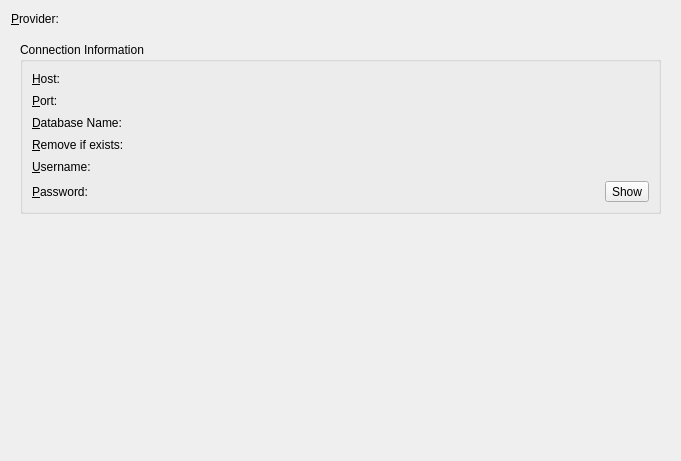
<?xml version="1.0" encoding="UTF-8"?>
<ui version="4.0">
 <class>WizardPageCreateDatabaseConfirm</class>
 <widget class="QWizardPage" name="WizardPageCreateDatabaseConfirm">
  <property name="geometry">
   <rect>
    <x>0</x>
    <y>0</y>
    <width>681</width>
    <height>461</height>
   </rect>
  </property>
  <property name="windowTitle">
   <string>WizardPage</string>
  </property>
  <property name="title">
   <string>Confirm Configuration</string>
  </property>
  <property name="subTitle">
   <string>Please check configuration. You may go back and change database configuration.</string>
  </property>
  <layout class="QVBoxLayout" name="verticalLayout_2">
   <item>
    <layout class="QFormLayout" name="formLayout_2">
     <item row="0" column="0">
      <widget class="QLabel" name="labelProvider">
       <property name="text">
        <string>&amp;Provider:</string>
       </property>
       <property name="buddy">
        <cstring>lineEditProvider</cstring>
       </property>
      </widget>
     </item>
     <item row="0" column="1">
      <widget class="QLineEdit" name="lineEditProvider">
       <property name="styleSheet">
        <string notr="true">background: transparent</string>
       </property>
       <property name="text">
        <string/>
       </property>
       <property name="frame">
        <bool>false</bool>
       </property>
       <property name="readOnly">
        <bool>true</bool>
       </property>
      </widget>
     </item>
    </layout>
   </item>
   <item>
    <widget class="QStackedWidget" name="stackedWidget">
     <property name="currentIndex">
      <number>0</number>
     </property>
     <widget class="QWidget" name="pageServer">
      <layout class="QVBoxLayout" name="verticalLayout">
       <item>
        <widget class="QGroupBox" name="groupBox">
         <property name="title">
          <string>Connection Information</string>
         </property>
         <layout class="QFormLayout" name="formLayout">
          <item row="0" column="0">
           <widget class="QLabel" name="labelHost">
            <property name="text">
             <string>&amp;Host:</string>
            </property>
            <property name="buddy">
             <cstring>lineEditHost</cstring>
            </property>
           </widget>
          </item>
          <item row="0" column="1">
           <widget class="QLineEdit" name="lineEditHost">
            <property name="styleSheet">
             <string notr="true">background: transparent</string>
            </property>
            <property name="frame">
             <bool>false</bool>
            </property>
            <property name="readOnly">
             <bool>true</bool>
            </property>
           </widget>
          </item>
          <item row="1" column="0">
           <widget class="QLabel" name="labelPort">
            <property name="text">
             <string>&amp;Port:</string>
            </property>
            <property name="buddy">
             <cstring>lineEditPort</cstring>
            </property>
           </widget>
          </item>
          <item row="1" column="1">
           <widget class="QLineEdit" name="lineEditPort">
            <property name="styleSheet">
             <string notr="true">background: transparent</string>
            </property>
            <property name="frame">
             <bool>false</bool>
            </property>
            <property name="readOnly">
             <bool>true</bool>
            </property>
           </widget>
          </item>
          <item row="2" column="0">
           <widget class="QLabel" name="labelDatabaseName">
            <property name="text">
             <string>&amp;Database Name:</string>
            </property>
            <property name="buddy">
             <cstring>lineEditDatabase</cstring>
            </property>
           </widget>
          </item>
          <item row="2" column="1">
           <widget class="QLineEdit" name="lineEditDatabase">
            <property name="styleSheet">
             <string notr="true">background: transparent</string>
            </property>
            <property name="frame">
             <bool>false</bool>
            </property>
            <property name="readOnly">
             <bool>true</bool>
            </property>
           </widget>
          </item>
          <item row="3" column="0">
           <widget class="QLabel" name="labelRemoveExisting">
            <property name="text">
             <string>&amp;Remove if exists:</string>
            </property>
            <property name="buddy">
             <cstring>lineEditRemove</cstring>
            </property>
           </widget>
          </item>
          <item row="3" column="1">
           <widget class="QLineEdit" name="lineEditRemove">
            <property name="styleSheet">
             <string notr="true">background: transparent</string>
            </property>
            <property name="frame">
             <bool>false</bool>
            </property>
            <property name="readOnly">
             <bool>true</bool>
            </property>
           </widget>
          </item>
          <item row="4" column="0">
           <widget class="QLabel" name="labelUsername">
            <property name="text">
             <string>&amp;Username:</string>
            </property>
            <property name="buddy">
             <cstring>lineEditUsername</cstring>
            </property>
           </widget>
          </item>
          <item row="4" column="1">
           <widget class="QLineEdit" name="lineEditUsername">
            <property name="styleSheet">
             <string notr="true">background: transparent</string>
            </property>
            <property name="frame">
             <bool>false</bool>
            </property>
            <property name="readOnly">
             <bool>true</bool>
            </property>
           </widget>
          </item>
          <item row="5" column="0">
           <widget class="QLabel" name="labelPassword">
            <property name="text">
             <string>&amp;Password:</string>
            </property>
            <property name="buddy">
             <cstring>lineEditPassword</cstring>
            </property>
           </widget>
          </item>
          <item row="5" column="1">
           <layout class="QHBoxLayout" name="horizontalLayout">
            <item>
             <widget class="QLineEdit" name="lineEditPassword">
              <property name="styleSheet">
               <string notr="true">background: transparent</string>
              </property>
              <property name="frame">
               <bool>false</bool>
              </property>
              <property name="echoMode">
               <enum>QLineEdit::Password</enum>
              </property>
              <property name="readOnly">
               <bool>true</bool>
              </property>
             </widget>
            </item>
            <item>
             <widget class="QToolButton" name="toolButtonShowHide">
              <property name="text">
               <string>Show</string>
              </property>
              <property name="checkable">
               <bool>true</bool>
              </property>
             </widget>
            </item>
           </layout>
          </item>
         </layout>
        </widget>
       </item>
       <item>
        <spacer name="verticalSpacer">
         <property name="orientation">
          <enum>Qt::Vertical</enum>
         </property>
         <property name="sizeHint" stdset="0">
          <size>
           <width>20</width>
           <height>40</height>
          </size>
         </property>
        </spacer>
       </item>
      </layout>
     </widget>
     <widget class="QWidget" name="pageFile"/>
    </widget>
   </item>
  </layout>
  <zorder>stackedWidget</zorder>
  <zorder>lineEditProvider</zorder>
  <zorder>labelProvider</zorder>
  <zorder>lineEditProvider</zorder>
  <zorder>labelProvider</zorder>
 </widget>
 <resources/>
 <connections/>
</ui>
